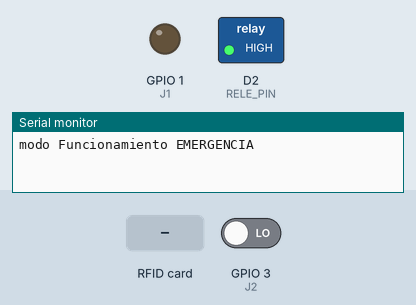
Bench run of a sketch on a simulated ESP8266 (NodeMCU). On the bench: switched loads named in the sketch (green lamp = pin HIGH), output pins drawn as LEDs (lit = HIGH), the last lines printed to the serial monitor. The test bench sets the inputs (shaded band); at power-on: GPIO 3 (J2) LOW.

Above: at 7.2 s.
7.3 s: RFID card 5E 7A 19 C4 held to the reader
At 7.6 s:
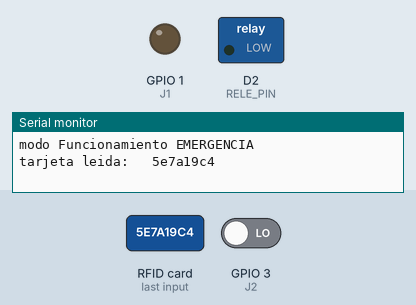
Timing chart, 0 to 10.3 s (numbered marks = the images above; inputs shaded):
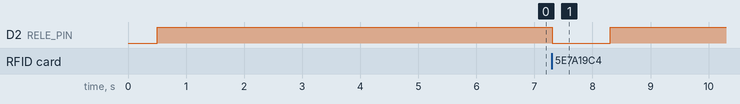

Measured:
- after the input at 7.3 s, D2 (RELE_PIN): HIGH → LOW at once, → HIGH 1.0 s later

The sketch:

leerUID.ino
```cpp
// librerias necesarias
#include <SPI.h>
#include <MFRC522.h>


//pines adicionales a del puerto SPI
#define SS_PIN 15
#define RST_PIN 0
#define RELE_PIN D2 //ardu 4

#define J1 1
#define J2 3


byte funcion;       // si vale uno situacion normal, consulta a la base de datos, si vale 0 cualquier tarjeta mifare abrira la puerta.

MFRC522 rfid(SS_PIN, RST_PIN); // Instance of the class

MFRC522::MIFARE_Key key;

// array almacenamiento numero de serie tarjeta
byte nuidPICC[4];

void setup() { //-------------------------------------------------------------------------
  delay(500);
  // CONFIGURACION DE PUERTOS

  pinMode (RELE_PIN, OUTPUT);
  digitalWrite (RELE_PIN, HIGH);

  pinMode (J1, OUTPUT);
  pinMode (J2, INPUT);

  digitalWrite (J1,LOW);
  delay(500);
  funcion= digitalRead(J2);
  delay(5000);


  SPI.begin(); // Init SPI bus
  rfid.PCD_Init(); // Inicializar rfid

  Serial.begin(115200);
  Serial.println ("");

  if (funcion)  Serial.println("modo Funcionamiento normal");
  else  Serial.println ("modo Funcionamiento EMERGENCIA");


}

void loop() {//------------------------------------------------------------------------------


  char buffer2[50];     //  Lugar donde se guardara la uid

  // mirar si nueva lectura tarjeta
  if ( ! rfid.PICC_IsNewCardPresent())
    return;

  // verificar si ha sido leido el uid
  if ( ! rfid.PICC_ReadCardSerial())
    return;


    // Halt PICC
    rfid.PICC_HaltA();
   // Stop encryption on PCD
    rfid.PCD_StopCrypto1();


    // simplificacion proceso conversion lectura rfid.
    sprintf(buffer2,"%02x%02x%02x%02x",(rfid.uid.uidByte[0]),(rfid.uid.uidByte[1]),(rfid.uid.uidByte[2]),(rfid.uid.uidByte[3]));
    Serial.printf ("tarjeta leida:\t %s \n",buffer2);

   if (!funcion){
    abrepuertas();
    Serial.println ("modo Funcionamiento EMERGENCIA");
    return;
   }

   Serial.println ("modo Funcionamiento normal");

}

//-------------------------------------------------------------------------------------------------------------------------------
void abrepuertas ()
{
  int t=1000;
  digitalWrite (RELE_PIN,LOW);
  delay (t);
  digitalWrite (RELE_PIN,HIGH);
  return;
}
```
